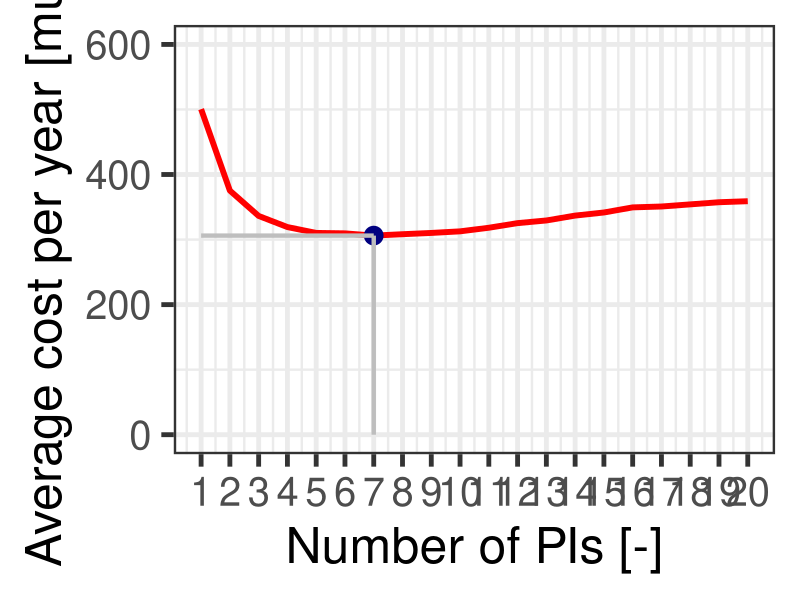
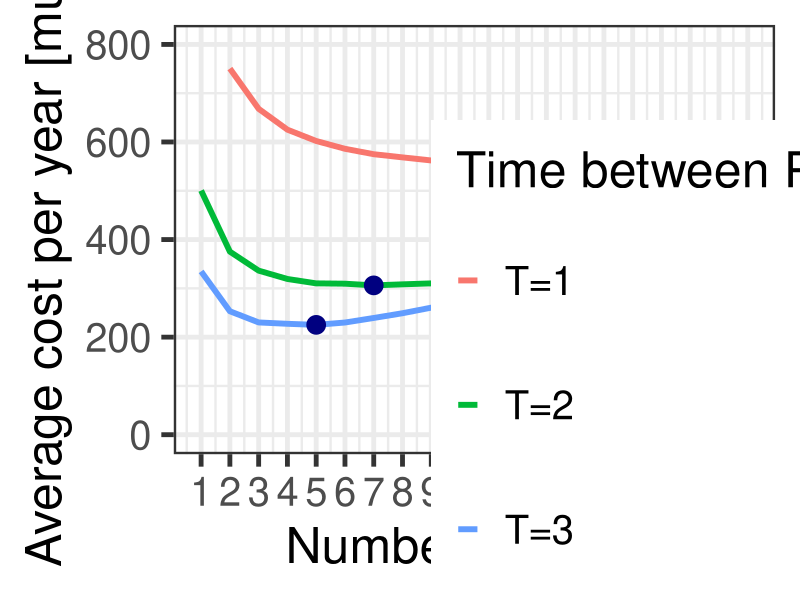

R code for these plots, in order:
# *-----------------------------------------------------------------
# | PROBLEM NUMBER: 3.9     
# | PROBLEM NAME: Road Intervention
# | UPDATE: AE             
# | DESCRIPTION: We simulate the pothole occurrence on a road 
# |              segment using Weibull distribution. We apply
# |              a repair and replacement with unplanned 
# |              Corrective repair replacement strategy.
# |
# | KEYWORDS: Weibull, failure, pothole, cost, age-dependent, 
# *-----------------------------------------------------------------

### ------------------DATA AND PACKAGE IMPORT-----------------
rm(list=ls())     # clear the memory and items in R console
library(ggplot2)
library(tidyr)
### ------------------VARIABLE DEFINITION---------------------

# C is cost, CI stands for corrective intervention PI for 
# Preventive intervention and PI1 for repair and PI2 for replacement

# K is the number of PIs performed before executing replacement PI
# T.k is the time between PIs regardless whether they are repair or 
# replacement.
# T is the time between replacement PIs

### ---------------VARIABLE INPUT-------------------

C.CI  <- 15     # cost of corrective intervention
C.PI1 <- 500    # cost of preventive intervention
C.PI2 <- 1000   # cost of preventive intervention

T.k.max <- 3      # The maximum value for the scope of the problem
K.max   <- 20
beta    <- 3.25
lambda  <- 0.025

alpha <- 0.03

N <- 10000 # number of simulations for calculating m

# we know the dimensions of a 100 m road section, 7 m wide
dim <- 7*100 

### ---------------PROGRAM OUTPUT-------------------


# We store eta for T= 1, 2, and 3
eta     <- matrix(nrow=K.max,ncol=T.k.max) 

eta.PI1 <- matrix(nrow=K.max) 
eta.PI2 <- matrix(nrow=K.max) 
eta.CI  <- matrix(nrow=K.max) 

# Used to collect products of m.n(T)
m.calc  <- matrix(nrow=T.k.max*K.max,ncol=N) 
# m collects mean number of failure m(T)
m       <- matrix(nrow=T.k.max*K.max) 

### ------------------CALCULATIONS-------------------

# Let us calculate the amount of time an object fails in the observed 
# time period T. The number of failures is described with m(T), where 
# T is time between replacement PIs. First we use iteration process 
# described in the Theory to find m.n(T).
# In the process, the random variable g is
# used to determine the time length in years from time point t=0 to 
# which the object fails. This time is represented using Tn. If
# this time is less than the time period T, the loop reiterates to see
# if the next failure also occurs before time T. If the next Tn brings
# the sum of all Tn to a value that exceeds time T, the loop stops. 
# The amount of failure iterations are counted using i. Once the loop 
# is exited, one is subtracted from ito count for the last failure, 
# which occurred after the time T had elapsed.

input <- matrix(data=rep(1:(T.k.max*K.max),each=N)
                , ncol=N, byrow=T.k.max*K.max)
m.calc <- function(T){
  i <- 0
  # Sum of failure durations, essentially sumTn=t .
  sumTn <- 0 # Start at t=0
  while (sumTn<T){
    i <- i+1 # Here we count every iteration
    g <- runif(1,0,1) 
    #time to failure, T.n,i on Figure 
    Tn <- ((-log(g))^(1/beta))*(1/lambda) 
    # total time after adding generated failure time
    sumTn <- sumTn + Tn 
  }
  # Corrects that there is one less failure, than no. of iterations
  i <- i-1
  return (i)
}

# The values for all N iterations for every T is inserted in a matrix 
m.table <- apply(input,c(1,2),m.calc) #refers to m.n(T)

# Now find the average of all N results for all different values of T
# to find their respective m(T).

m.average <- apply(m.table,1,mean) # m(T)
m = m.average
T.k <- 2  # This is changed in part B of the problem to 1 or 3.
for (t in (1:(T.k.max*K.max)))
{
  m[t]        <- m[t]*dim
}

e <- 0
for (K in (1:K.max))
{
  T <- K*T.k
  d <- (1-alpha)^(K-1)
  eta.CI[K]   <- m[T]*d*C.CI/T
  eta.PI1[K]  <- C.PI1*(K-1)/T
  eta.PI2[K]  <- C.PI2/T
  
  eta[K,T.k]    <- eta.CI[K]+eta.PI1[K]+eta.PI2[K]
}
mineta <- min(eta[,T.k])

mT <- m[seq(from=T.k,to=(K.max*T.k),by=T.k)] # setting up m(T)
cat("Results \n")
results=data.frame(1:K.max,(1:K.max)*T.k,mT
                   ,eta.CI,eta.PI1,eta.PI2,eta[,T.k])
names(results) <- c("K"
                    ,"Years"
                    ,"Pothole occ"
                    ,"Corr.Int. part"
                    ,"Repair PI part"
                    ,"Replacem. PI part"
                    ,"eta")
print(results)

cat("Minimum value of cost \n")
print(min(eta[,T.k]))
cat("optimal units of time to execute intervention \n")
print(which.min(eta[,T.k])*T.k)


### Part B

for (T.k in (1:T.k.max))
{
  e <- 0
  for (K in (1:K.max))
  {
    T <- K*T.k
    d <- (1-alpha)^(K-1)
    eta.CI[K]   <- m[T]*d*C.CI/T
    eta.PI1[K]  <- C.PI1*(K-1)/(K*T.k)
    eta.PI2[K]  <- C.PI2/(K*T.k)
    eta[K,T.k]  <- eta.CI[K]+eta.PI1[K]+eta.PI2[K]
  }
}

eta.CI   <- NULL
eta.PI1  <- NULL
eta.PI2  <- NULL

resultsB=data.frame(1:K.max,eta[,1],eta[,2],eta[,3])
names(resultsB) <- c("K"
                     ,"etaT.1"
                     ,"etaT.2"
                     ,"etaT.3")
print(resultsB)

cat("For T.k=2 \n")
cat("Minimum value of cost \n")
print(min(eta[,2]))
cat("optimal units of time to execute intervention \n")
print(which.min(eta[,2])*2)

cat("For T.k=1 \n")
cat("Minimum value of cost \n")
print(min(eta[,1]))
cat("optimal units of time to execute intervention \n")
print(which.min(eta[,1])*1)

cat("For T.k=3 \n")
cat("Minimum value of cost \n")
print(min(eta[,3]))
cat("optimal units of time to execute intervention \n")
print(which.min(eta[,3])*3)


### --------------------PLOT--------------------
## The following code is only for plotting the figure given as 
## a solution to the Exercise


plotres <- data.frame(1:K.max,eta[,2])
names(plotres) <- c("K","eta")

ploteta <- ggplot(data=plotres,aes(x=K,y=eta),color="red") + 
  geom_line(size=2,color="red") + 
  xlab("Number of PIs [-]") + 
  scale_x_continuous(breaks = seq(0, max(plotres$K), by = 1)) +
  ylab("Average cost per year [mu/tu]") + # Set axis labels
  ylim(0,600) +
  theme_bw(base_size=36) 

# Let us collect the optimal points in the data frame optimal

optimal <- data.frame(nrow=1,ncol=2)
names(optimal) <- c("x","y")

data <- plotres
optimal[1,1] <- data$K[which.min(data$eta)]
optimal[1,2] <- min(data$eta)

optlines <- data.frame(x0 = c(min(data$K),optimal$x)
                       , x1=c(optimal$x,optimal$x)
                       , y0=c(optimal$y,optimal$y)
                       , y1=c(optimal$y,0))

# Now we add these points to the graph before exporting
ploteta + geom_point(data=optimal
                     , aes(x=x
                           , y=y)
                     , colour="navyblue"
                     , size=6) +
  geom_segment(aes(x = x0, y = y0
                   , xend = x1, yend = y1)
               , data = optlines
               , size = 1.5
               , color= "grey") # Also draw lines to optimal point



dev.copy(png,'E3-09_eta.png',width=2000,height=1330)
dev.off()

# Plot B
resultstidy <- gather(resultsB
                      ,etaT.1,etaT.2,etaT.3
                      ,key="key",value="value")

plotetaT <- ggplot(data=resultstidy,aes(x=K,y=value
                                        ,group=key,color=key)) + 
  geom_line(size=2) + 
  scale_colour_hue(name="Time between PIs",      # Set legend title
                   breaks=c("etaT.1","etaT.2","etaT.3"),
                   labels=c("\nT=1\n"
                            , "\nT=2\n"
                            , "\nT=3\n")
  )  +
  scale_linetype_discrete(name="Time between PIs") +
  scale_x_continuous(breaks = seq(0, max(resultstidy$K), by = 1)) +
  xlab("Number of PIs [-]") + 
  ylab("Average cost per year [mu/tu]") + # Set axis labels
  ylim(0,800) +
  theme_bw(base_size=36) +
  theme(legend.position=c(.8, .2))           # Position legend inside

# Let us collect the optimal points in the data frame optimal

optimal <- as.data.frame(matrix(nrow=3,ncol=3))
names(optimal) <- c("key","x","y")

key <- c("etaT.1","etaT.2","etaT.3")
data <- resultsB
for (i in 1:3)
{
  optimal[i,1] <- key[i]
  optimal[i,2] <- data$K[which.min(data[,i+1])]
  optimal[i,3] <- min(data[,i+1])
}



# Now we add these points to the graph before exporting
plotetaT + geom_point(data=optimal
                      , aes(x=x
                            , y=y)
                      , colour="navyblue"
                      , size=6)  

dev.copy(png,'E3-09_T.png',width=2000,height=1330)
dev.off()


### ------------------PLOT END-------------------

# END

